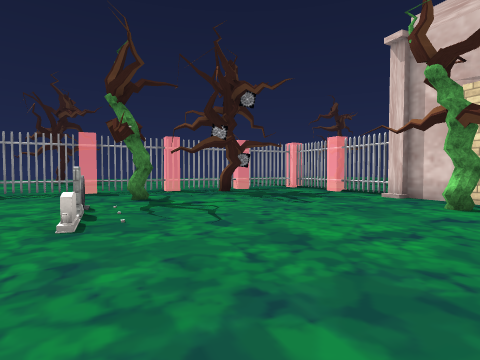
View 1 (above)

16 first-person views from a walk through a Unity game level. The camera is 1.4 m above the floor, tilts 2° down and sees 80° across. Doors are open. The floor is counted in squares, 2 m on a side. Each view is taken from the middle of a square. On the plan, view 1 faces up. The plan holds only what a view shows up to about 10 squares ahead; the rest is blank. The place goes on beyond the plan. The player character is not drawn. Some surface patterns are stand-ins.

View 2
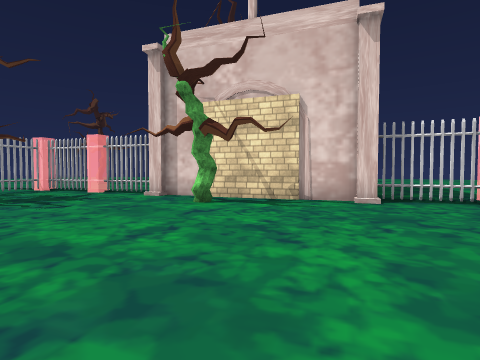

View 3
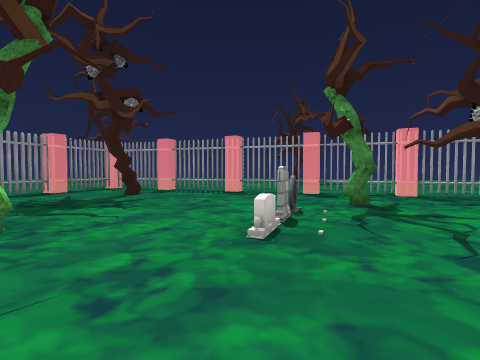

View 4
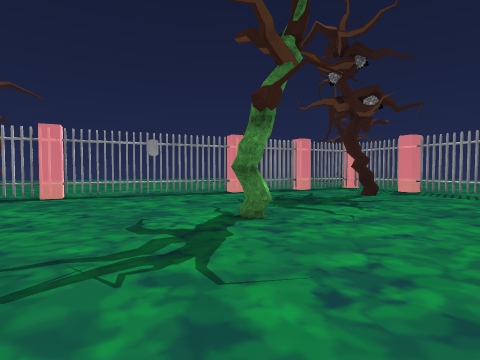

View 5
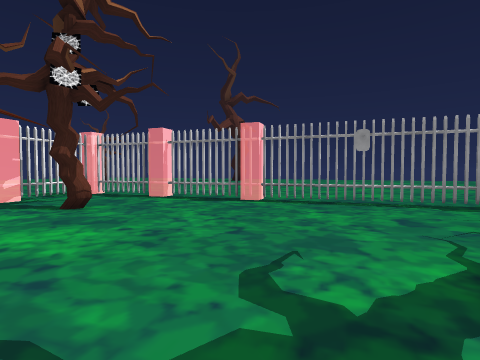

View 6
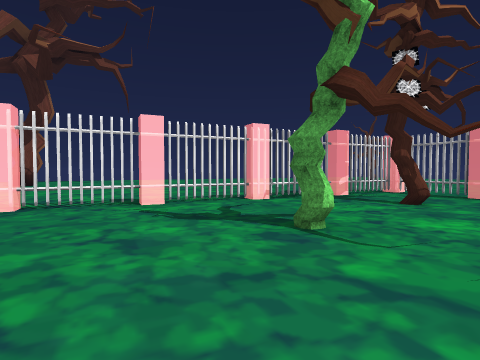

View 7
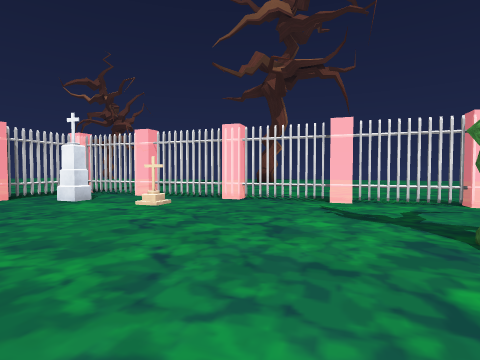

View 8
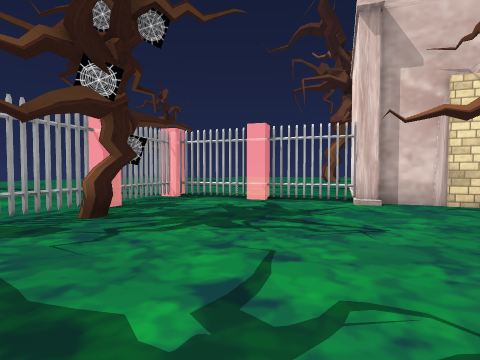

View 9
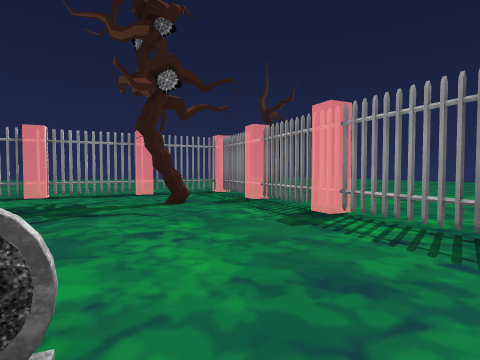

View 10
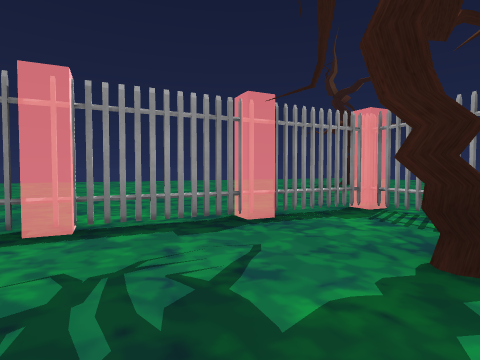

View 11
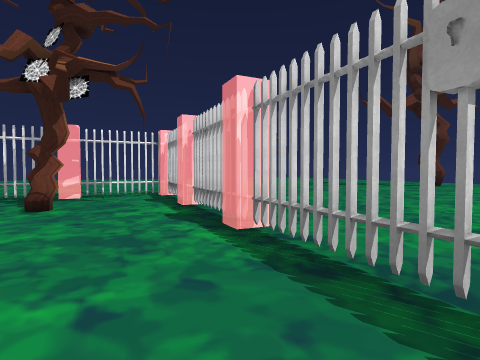

View 12
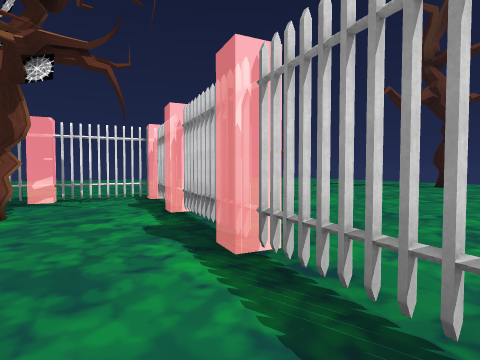

View 13
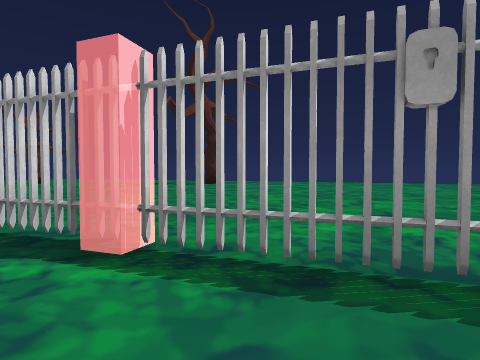

View 14
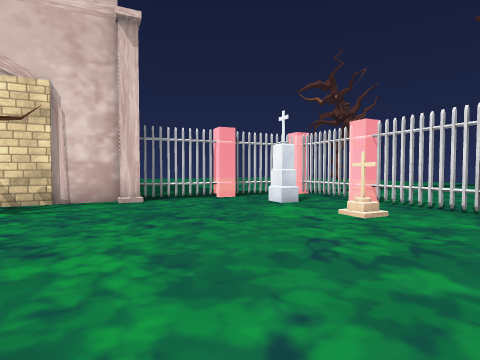

View 15
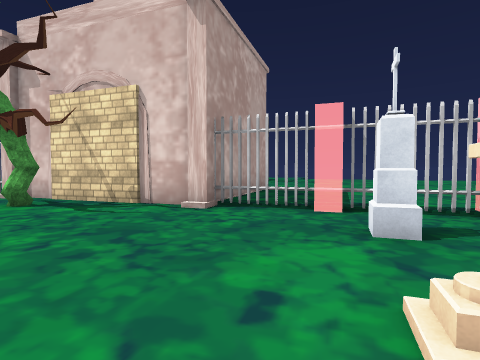

View 16
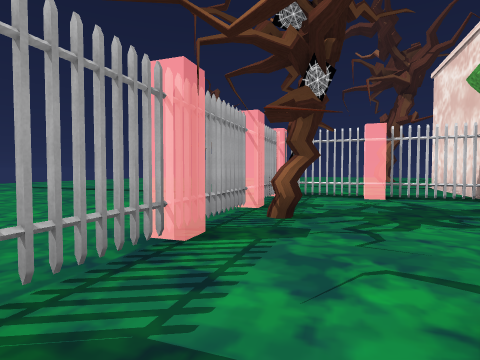

### Floor plan
Key: @ floor where view 1 was taken; # wall or solid block; x gap in a wall; . main floor; : floor 0.25 m higher than the main floor; = window, fence, low wall or low ledge; T thing the floor can be seen under or through; O other object.
Columns run from 12 left of view 1 to 10 right of it. Each row starts with its distance up from view 1.
 12  ...    ...... ...
 11  ...    ....x..#...
 10    ......# .O..#....
  9  ......T#.......#.OOO
  8  .... T.........#OO
  7 ...TT.....O.....OO
  6 .##..............#
  5 ....O....O......O##
  4 .#..O.....OO......#  OO
  3 . T................ OO:
  2 ..T................#:::
  1 ... ....O...........#::
  0 ...=........@.......#::
 -1 ..................O..::
 -2 ....O...........O...#:
 -3 ...........O......##..
 -4 ..... .......... =....:
 -5 .....#...O....TT.......
 -6 ......#..... #........
 -7 ......#..##.........
 -8 ....... #...........

Positions as (right, up) in squares from view 1, and headings:
1: (0, 0), facing up
2: (0, 0), facing up-right
3: (0, 1), facing up-left
4: (0, 1), facing left
5: (-2, 1), facing down-left
6: (0, 1), facing down
7: (-1, 1), facing down-right
8: (-2, 5), facing up-right
9: (-2, 6), facing left
10: (-6, 3), facing left
11: (-7, 0), facing down
12: (-7, -1), facing down
13: (-6, -1), facing down-left
14: (0, 0), facing right
15: (3, -2), facing up-right
16: (-4, 7), facing up-right
